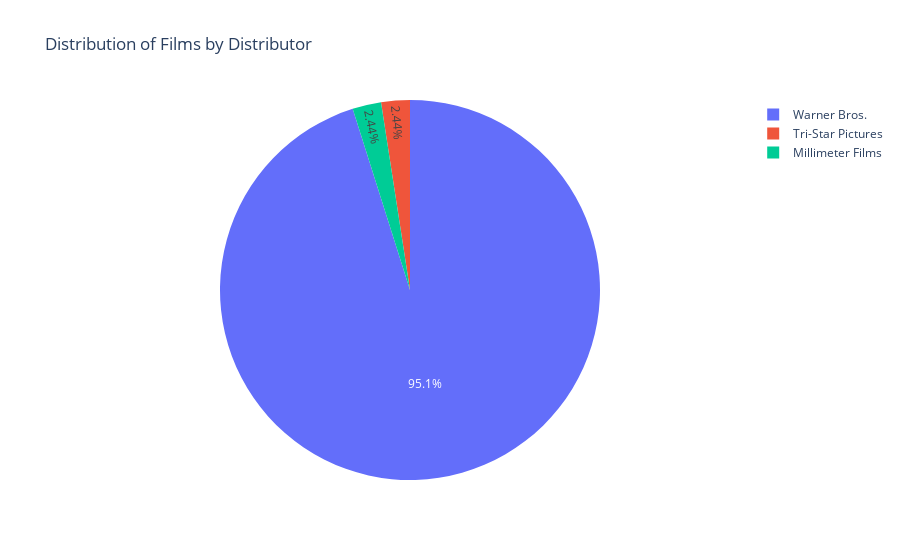

Source (notebook cell):
### Code cell
distributor_count = df_dc['Distributor'].value_counts().reset_index()
distributor_count.columns = ['Distributor', 'Count']

fig = px.pie(distributor_count, names='Distributor', values='Count', 
                 title='Distribution of Films by Distributor')
fig.show()

### Figure 1 — Plotly figure (JSON) as saved in the notebook; plotly's stock layout.template omitted (floating-point values rounded to 4 significant figures)
{"data": [{"domain": {"x": [0, 1], "y": [0, 1]}, "hovertemplate": "Distributor=%{label}<br>Count=%{value}<extra></extra>", "labels": ["Warner Bros.", "Tri-Star Pictures", "Millimeter Films"], "legendgroup": "", "name": "", "showlegend": true, "type": "pie", "values": [39, 1, 1]}], "layout": {"autosize": true, "legend": {"tracegroupgap": 0}, "title": {"text": "Distribution of Films by Distributor"}}}
